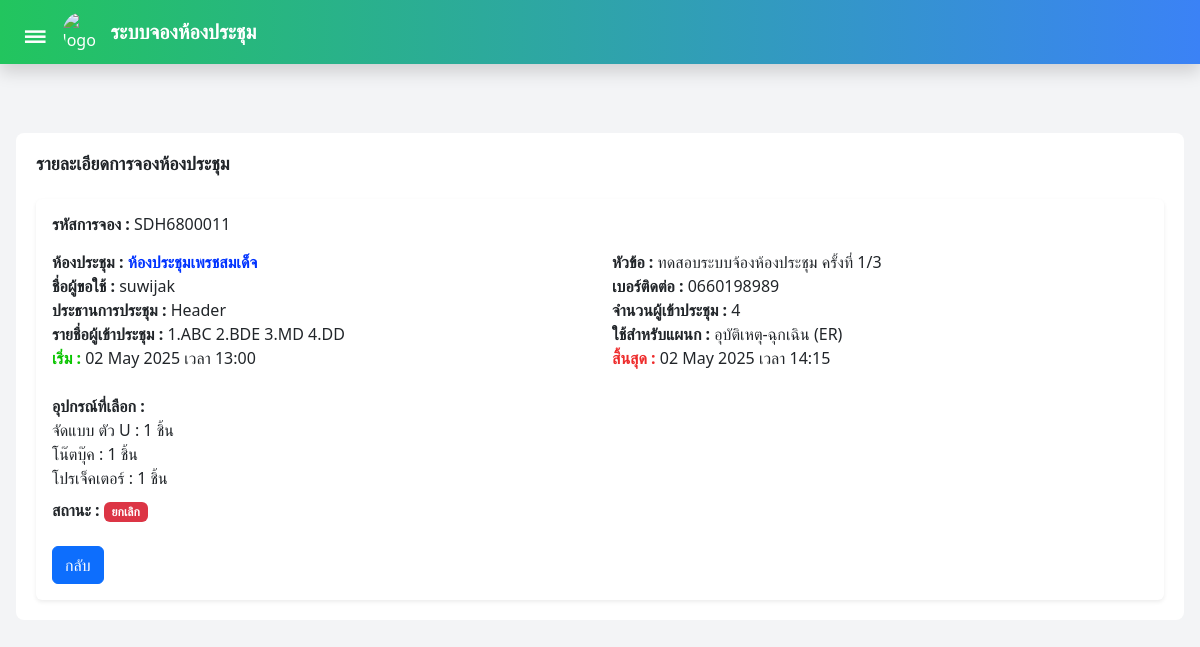
Screenshot of /bookings/208/ (signed in) with the database file from the repository.
### myapp/models.py (models this page shows, shortened)
class Booking(models.Model):
    STATUS_CHOICES = [
        ('approved', 'อนุมัติ'),
        ('pending', 'รออนุมัติ'),
        ('cancelled', 'ยกเลิก'),
    ]
    booking_code = models.CharField(max_length=20, unique=True, blank=True)
    room_name = models.CharField(max_length=100)
    n_req = models.CharField(max_length=100)
    n_ph = models.CharField(max_length=10)
    h_pr = models.CharField(max_length=100)
    n_count = models.IntegerField(default=0)
    n_list = models.CharField(max_length=500, blank=True)
    dpm_sd = models.CharField(max_length=100, default='-')
    topic = models.TextField(blank=True)
    start_datetime = models.DateTimeField()
    end_datetime = models.DateTimeField()
    status = models.CharField(max_length=20, choices=STATUS_CHOICES, default='approved')
    description = models.TextField()
    equipment_list = models.ManyToManyField(Equipment, blank=True)

class Equipment(models.Model):
    name = models.CharField(max_length=100)
    quantity = models.PositiveIntegerField()

### myapp/views.py (the view)
# urls.py: path('bookings/<int:id>/', views.booking_detail, name='booking_detail'), # สำหรับปุ่ม "แสดง"
@login_required
def booking_detail(request, id):
    booking = Booking.objects.get(id=id)
    equipment_data = []
    if booking.equipment_list.exists():  # เช็คว่าอุปกรณ์มีการเลือกหรือไม่
        equipment_data = booking.equipment_list.all()  # ดึงข้อมูลอุปกรณ์ทั้งหมด
    return render(request, 'booking_detail.html', {
        'booking': booking,
        'equipment_data': equipment_data,
    })

### myapp/templates/booking_detail.html (shortened to what this page needs)
{% load static %}
<!DOCTYPE html>
<html lang="th">
<head>
  <script src="https://cdn.tailwindcss.com"></script>
  <link href="https://cdn.jsdelivr.net/npm/bootstrap@5.3.3/dist/css/bootstrap.min.css" rel="stylesheet">
</head>
<body class="bg-gray-100">
  <nav
    class="fixed top-0 left-0 right-0 h-16 bg-gradient-to-r from-green-500 to-blue-500 text-white flex justify-between items-center px-4 shadow z-50">
    <div class="flex items-center space-x-2">
      <button onclick="toggleSidebar()" class="text-3xl text-white mr-2">&#9776;</button>
      <a href="/home"><img src="https://sdh.go.th/img/sdh.jpg" class="w-10 h-10 rounded-full" alt="logo"></a>
      <span class="text-xl font-bold">ระบบจองห้องประชุม</span>
    </div>
  </nav>
  <div id="main-content" class="flex flex-wrap gap-4 mt-4 p-2 justify-content-center content-transition">
    <div class="pt-20 px-2">
      <div class="content-container w-full">
        <div class="d-flex justify-content-between align-items-center mb-4">
          <h1 class="mb-0">
            <strong style="font-size: large;">รายละเอียดการจองห้องประชุม</strong>
          </h1>
        </div>
        <div class="card shadow-sm border-0">
          <div class="card-body">
            <h5 class="card-title mb-3"> <strong > รหัสการจอง : </strong> {{ booking.booking_code }}</h5>
            <div class="row mb-2">
              <div class="col-md-6">
                <strong>ห้องประชุม :</strong> <strong id="room-name">{{ booking.room_name }}
              </div></strong>
              <div class="col-md-6">
                <strong>หัวข้อ :</strong> {{ booking.topic|default:"-" }}
              </div>
              <div class="col-md-6">
                <strong>ชื่อผู้ขอใช้ :</strong> {{ booking.n_req}}
              </div>
              <div class="col-md-6">
                <strong>เบอร์ติดต่อ :</strong> {{ booking.n_ph}}
              </div>
              <div class="col-md-6">
                <strong>ประธานการประชุม :</strong> {{ booking.h_pr}}
              </div>
              <div class="col-md-6">
                <strong>จำนวนผู้เข้าประชุม :</strong> {{ booking.n_count}}
              </div>
              <div class="col-md-6">
                <strong>รายชื่อผู้เข้าประชุม :</strong> {{ booking.n_list}}
              </div>
              <div class="col-md-6">
                <strong>ใช้สำหรับแผนก :</strong> {{ booking.dpm_sd}}
              </div>
              <div class="col-md-6">
                <strong style="color: #0ac500;">เริ่ม :</strong> {{ booking.start_datetime|date:"d M Y เวลา H:i" }}
              </div>
              <div class="col-md-6">
                <strong style="color: #ee2c2c;" >สิ้นสุด :</strong> {{ booking.end_datetime|date:"d M Y เวลา H:i" }}
              </div>
              <div class="col-md-6">
                <br>
                <strong>อุปกรณ์ที่เลือก :</strong>
                {% if equipment_data %}
                  <ul>
                    {% for item in equipment_data %}
                      <li>{{ item.name }} : {{ item.quantity }} ชิ้น</li>
                    {% endfor %}
                  </ul>
                {% else %}
                  <p>ไม่มีอุปกรณ์ที่เลือก</p>
                {% endif %}
              </div>
            </div>
            <div class="row">
              <div class="col-md-6">
                <strong>สถานะ :</strong>
                {% if booking.status == "approved" %}
                <span class="badge" style="background-color: #28a745;">อนุมัติ</span>
                {% elif booking.status == "pending" %}
                <span class="badge" style="background-color: #ffc107;">รออนุมัติ</span>
                {% elif booking.status == "cancelled" %}
                <span class="badge" style="background-color: #dc3545;">ยกเลิก</span>
                {% else %}
                <span class="badge" style="background-color: #6c757d;">ไม่ระบุสถานะ</span>
                {% endif %}
              </div>
            </div>
            <br>
            <a href="{% url 'roombooking' %}" class="btn btn-primary">กลับ</a>
          </div>
        </div>
      </div>
    </div>
  </div>
</body>
</html>

### myapp/templates/booking_detail.html (style rules this page uses)
.content-transition { transition: all 0.3s; }
.content-container { padding: 20px; background-color: white; margin-top: 20px; border-radius: 8px; }

### rows the page displays
Booking: booking_code "SDH6800011", room_name "ห้องประชุมเพรชสมเด็จ", topic "ทดสอบระบบจ้องห้องประชุม ครั้งที่ 1/3", n_req "suwijak", n_ph "0660198989", h_pr "Header", n_count "4", n_list "1.ABC 2.BDE 3.MD 4.DD", dpm_sd "อุบัติเหตุ-ฉุกเฉิน (ER)", start_datetime "02 May 2025 เวลา 13:00", end_datetime "02 May 2025 เวลา 14:15"
Equipment: name "จัดแบบ ตัว U", quantity "1"
Equipment: name "โน๊ตบุ๊ค", quantity "1"
Equipment: name "โปรเจ็คเตอร์", quantity "1"
